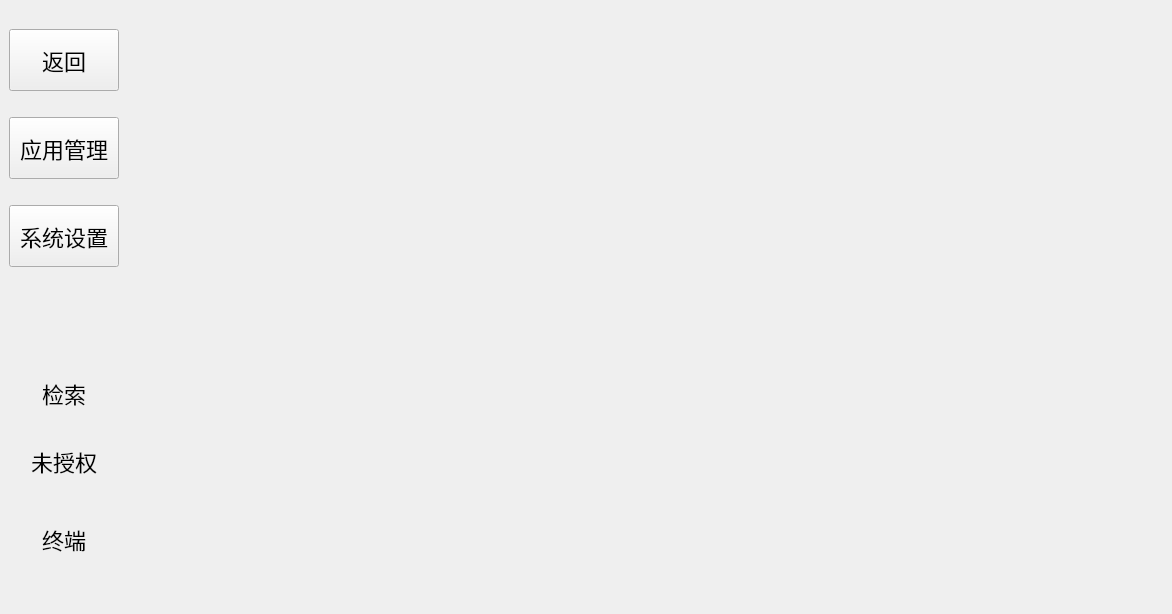
<?xml version="1.0" encoding="UTF-8"?>
<ui version="4.0">
 <class>More</class>
 <widget class="QWidget" name="More">
  <property name="geometry">
   <rect>
    <x>0</x>
    <y>0</y>
    <width>1172</width>
    <height>614</height>
   </rect>
  </property>
  <property name="sizePolicy">
   <sizepolicy hsizetype="Expanding" vsizetype="Expanding">
    <horstretch>0</horstretch>
    <verstretch>0</verstretch>
   </sizepolicy>
  </property>
  <property name="windowTitle">
   <string>Form</string>
  </property>
  <property name="windowIcon">
   <iconset resource="res.qrc">
    <normaloff>:/icon/KSTMAIN.ico</normaloff>:/icon/KSTMAIN.ico</iconset>
  </property>
  <property name="styleSheet">
   <string notr="true"/>
  </property>
  <widget class="QWidget" name="horizontalWidget" native="true">
   <property name="geometry">
    <rect>
     <x>0</x>
     <y>0</y>
     <width>1149</width>
     <height>599</height>
    </rect>
   </property>
   <layout class="QHBoxLayout" name="horizontalLayout" stretch="1,8">
    <property name="topMargin">
     <number>20</number>
    </property>
    <item>
     <layout class="QVBoxLayout" name="verticalLayout_8">
      <item>
       <widget class="QWidget" name="verticalWidget_3" native="true">
        <property name="sizePolicy">
         <sizepolicy hsizetype="Expanding" vsizetype="Expanding">
          <horstretch>0</horstretch>
          <verstretch>0</verstretch>
         </sizepolicy>
        </property>
        <property name="maximumSize">
         <size>
          <width>160</width>
          <height>16777215</height>
         </size>
        </property>
        <property name="styleSheet">
         <string notr="true"/>
        </property>
        <layout class="QVBoxLayout" name="verticalLayout">
         <item>
          <layout class="QHBoxLayout" name="horizontalLayout_4">
           <item>
            <layout class="QVBoxLayout" name="verticalLayout_2">
             <item>
              <widget class="QPushButton" name="pushButton_2">
               <property name="styleSheet">
                <string notr="true">QPushButton{
	height:60px;
		margin-bottom:20px;
	font-size:22px;
}</string>
               </property>
               <property name="text">
                <string>返回</string>
               </property>
              </widget>
             </item>
             <item>
              <widget class="QPushButton" name="pushButton_4">
               <property name="styleSheet">
                <string notr="true">QPushButton{
	height:60px;
		margin-bottom:20px;
	font-size:22px;
}</string>
               </property>
               <property name="text">
                <string>应用管理</string>
               </property>
              </widget>
             </item>
             <item>
              <widget class="QPushButton" name="pushButton_3">
               <property name="styleSheet">
                <string notr="true">QPushButton{
	height:60px;
	margin-bottom:20px;
	font-size:22px;
}</string>
               </property>
               <property name="text">
                <string>系统设置</string>
               </property>
              </widget>
             </item>
             <item>
              <spacer name="verticalSpacer">
               <property name="orientation">
                <enum>Qt::Vertical</enum>
               </property>
               <property name="sizeHint" stdset="0">
                <size>
                 <width>20</width>
                 <height>40</height>
                </size>
               </property>
              </spacer>
             </item>
             <item>
              <widget class="QPushButton" name="pushButton_6">
               <property name="styleSheet">
                <string notr="true">QPushButton{
	height:40px;
		margin-bottom:20px;
	font-size:22px;
}</string>
               </property>
               <property name="text">
                <string>检索</string>
               </property>
               <property name="flat">
                <bool>true</bool>
               </property>
              </widget>
             </item>
             <item>
              <widget class="QPushButton" name="pushButton_5">
               <property name="styleSheet">
                <string notr="true">QPushButton{
	height:40px;
		margin-bottom:20px;
	font-size:22px;
	
}</string>
               </property>
               <property name="text">
                <string>未授权</string>
               </property>
               <property name="flat">
                <bool>true</bool>
               </property>
              </widget>
             </item>
             <item>
              <widget class="QPushButton" name="pushButton">
               <property name="styleSheet">
                <string notr="true">QPushButton{
	height:60px;
		margin-bottom:20px;
	font-size:22px;
}</string>
               </property>
               <property name="text">
                <string>终端</string>
               </property>
               <property name="flat">
                <bool>true</bool>
               </property>
              </widget>
             </item>
            </layout>
           </item>
          </layout>
         </item>
        </layout>
       </widget>
      </item>
     </layout>
    </item>
    <item>
     <layout class="QVBoxLayout" name="verticalLayout_9"/>
    </item>
   </layout>
  </widget>
 </widget>
 <resources>
  <include location="res.qrc"/>
 </resources>
 <connections/>
</ui>
